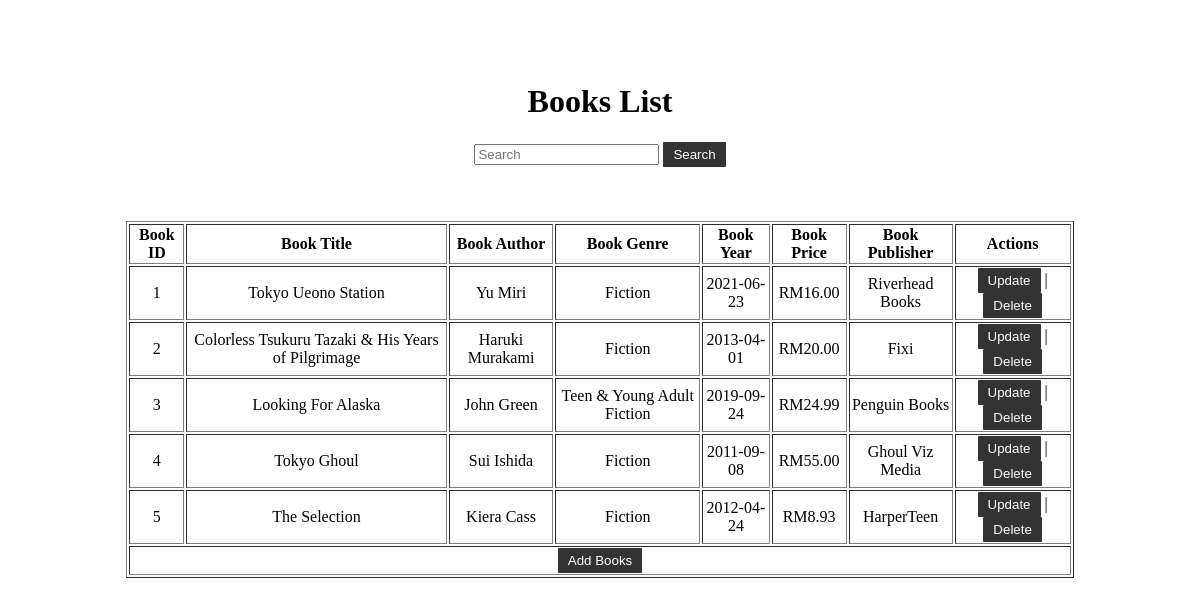
The page /nixon/display.php on the database its author committed.
### tables this page shows
CREATE TABLE `books` (
  `bookID` int(11) NOT NULL,
  `bookTitle` varchar(255) NOT NULL,
  `bookAuthor` varchar(255) NOT NULL,
  `bookGenre` varchar(255) NOT NULL,
  `bookYear` date NOT NULL,
  `bookPrice` varchar(100) NOT NULL,
  `bookPublisher` varchar(255) NOT NULL
);

### nixon/display.php (the view, shortened to what this page needs)
<?php
require "conec.php";
$sql = "SELECT * FROM books";
$execute = mysqli_query($conec, $sql);
?>
<!DOCTYPE html>
<html>
<link rel="stylesheet" type="text/css" href="css/styles.css">
<head>
</head>
<body>
  <br><br><br>
  <h1 align="center">Books List</h1>
  <div align="center">
    <form action="searchby.php" method="POST">
      <input type="text" name="valueToSearch" placeholder="Search">
      <button type="submit" name="search" class="button">Search</button>
    </form>
    <br><br><br>
  </div>
  <table border="1" width="80%" align="center">
    <thead>
      <th>Book ID</th>
      <th>Book Title</th>
      <th>Book Author</th>
      <th>Book Genre</th>
      <th>Book Year</th>
      <th>Book Price</th>
      <th>Book Publisher</th>
      <th>Actions</th>
    </thead>
    <?php while ($result = mysqli_fetch_array($execute)) { ?>
      <tr align="center">
        <td><?= $result['bookID'] ?></td>
        <td><?= $result['bookTitle'] ?></td>
        <td><?= $result['bookAuthor'] ?></td>
        <td><?= $result['bookGenre'] ?></td>
        <td><?= $result['bookYear'] ?></td>
        <td><?= $result['bookPrice']?></td>
        <td><?= $result['bookPublisher'] ?></td>
        <td>
          <a href="update.php?bookID=<?= $result['bookID'] ?>"><button class="button">Update</button></a>
          |
          <a href="delete.php?bookID=<?= $result['bookID'] ?>"><button class="button">Delete</button></a>
        </td>
      </tr>
    <?php } ?>
    <td colspan="8" align="center"><a href="ebook.php"> <button class="button">Add Books</button></a></td>
  </table>
</body>
</html>

### nixon/css/styles.css (style rules this page uses)
h1 { text-align: center; }
.button { background-color:#333; color:#fff; padding: 5px 10px; border: none; border-radius: 1px; }

### rows shown on the page
books: bookID "1", bookTitle "Tokyo Ueono Station", bookAuthor "Yu Miri", bookGenre "Fiction", bookYear "2021-06-23", bookPrice "RM16.00", bookPublisher "Riverhead Books"
books: bookID "2", bookTitle "Colorless Tsukuru Tazaki & His Years of Pilgrimage", bookAuthor "Haruki Murakami", bookGenre "Fiction", bookYear "2013-04-01", bookPrice "RM20.00", bookPublisher "Fixi"
books: bookID "3", bookTitle "Looking For Alaska", bookAuthor "John Green", bookGenre "Teen & Young Adult Fiction", bookYear "2019-09-24", bookPrice "RM24.99", bookPublisher "Penguin Books"
books: bookID "4", bookTitle "Tokyo Ghoul", bookAuthor "Sui Ishida", bookGenre "Fiction", bookYear "2011-09-08", bookPrice "RM55.00", bookPublisher "Ghoul Viz Media"
books: bookID "5", bookTitle "The Selection", bookAuthor "Kiera Cass", bookGenre "Fiction", bookYear "2012-04-24", bookPrice "RM8.93", bookPublisher "HarperTeen"
